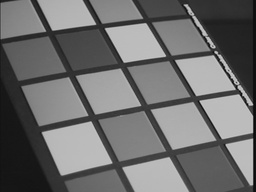
#> input picture test_image/img01.jpg, 256 x 192 px, shrunk from 640 x 480 before the run; the run also reads 1 picture not shown here
$ jupyter execute ken_iiyoshi_hough_transform_ver14_semi_primitive_line_segments_experimental.ipynb   (older library calls are emulated)
#> lines starting #> are read from the running program, lines starting #| are printed output that depends on the picture
# Hough Transform
Ken Iiyoshi (ki573)\
22 Sept 2019\
Instructor: Tadesse Mulugeta

## Hough Transform Line Parametrization

### 1) Show that if you use the line equation ρ = xcosθ + ysinθ, each image point (x, y) results in a sinusoid in (ρ, θ) Hough space. Relate the amplitude and phase of the sinusoid to the point (x, y).

Any given point (x,y) maps to ρ = xcosθ + ysinθ with a uniquely constrained x and y. ρ is a sum of two sinusoids, so it will also have a sinusoid in Hough space.

The output's amplitude corresponds to ρ_max, so it can be found by setting dρ/dθ =0:

dρ/dθ = 0 = -x sin(θ) + y cos(θ)\
x sin(θ) = y cos(θ)\
y/x = tan(θ)\
θ =arctan(y/x)

Plugging this into the line equation gives:\
ρ_max = sqrt(x^2 + y^2)

This is simply vector magnitude of the point from the origin. In fact, the vector's phase relative to the x-axis in the image space maps to the phase(θ) of the sinusoid in the Hough space. Thus:

phase = θ = arctan(y/x).

### 2) Why do we parametrize the line in terms (ρ, θ) instead of the slope and intercept (m, c)? Express the slope and intercept in terms of (ρ, θ).

The (m,c) parameter space is unbounded, where as the (ρ,θ) parameter space is bounded from 0 to 2π and 0 to ρ_max respectively. Rearranging the line equation into slope-intercept form:

ρ = xcosθ + ysinθ\
ysinθ = ρ - xcosθ\
y = -cotθ x + ρ/sinθ

Hence, slope= -cotθ and intercept = ρ/sinθ.

### 3) Assuming that the image points (x, y) are in an image of width W and height H, that is, x ∈ [1,W], y ∈ [1,H], what is the maximum absolute value of ρ, and what is the range for θ?

ρ_max = sqrt(x^2 + y^2) = sqrt(W^2 + H^2)\
-π/2 <= θ < π/2, since this range worked for the code below. (other ranges like 0 to 2π would work but to a lesser extent.) It seems cruicial to have a specific range as that affect the trigonometric ratio of the answer for drawing lines based on hough peaks.

### 4) For point (10,10) and points (20,20) and (30,30) in the image, plot the corresponding sinusoid waves in Hough space, and visualize how their intersection point defines the line. What is (m, c) for this line? Please use Matlab to plot the curves and report the result in your write-up.

As seen in the figure, the intersection point ia at (3π/4, 0). This means that ρ = xcosθ + ysinθ becomes:

0 = xcos(3π/4) + ysin(3π/4)\
0.7071067812x = 0.7071067812y\
y=x

Which is an exact linear fit for the three points (slope = 1, x/y-intercepts:0)!

MATLAB code:\
clear;\
theta = 0:0.01:2*pi;\
hold on;\
legend('(10,10)','(20,20)','(30,30)');\
title("Hough Transform of 3 points, (10,10), (20,20), and (30,30)")\
plot(theta,10*cos(theta) + 10*sin(theta))\
plot(theta,20*cos(theta) + 20*sin(theta))\
plot(theta,30*cos(theta) + 30*sin(theta))\
legend('(10,10)','(20,20)','(30,30)');\
grid on;\
saveas(gcf, 'hough_manual.jpg');\
hold off;

## Implementation

See the cell below for the code.\
\
Input image is located in the folder "test_images". Set the input address in the imread() functino to "test_images/test1.bmp" or "test_images/test2.bmp" to test each sample images respectively.\
\
Output image result for test1 and test2 is located in the folder "results/test1" and "results/test2" respectively. To ensure each results are saved in the correct folder, modify the output addresses for all imwrite() functions accordingly.\
\
Instead of using the P-Tile method, double thresholding was implemented. 3 different pairs of strong and weak thresholds were chosen to compare each of their edge detection performance. These are:

1. low_threshold - strong_threshold = 30, weak_threshold = 10
2. mid_threshold - strong_threshold = 40, weak_threshold = 20
3. high_threshold - strong_threshold = 50, weak_threshold = 30

For both test1.bmp and test2.bmp, high_threshold yielded binary edge images with least noise. However, mid_threshold and low_threshold yields more edges. For all three threshold settings, the detected percentage of edge pixels from the sample images ranged from 1 to 2 %. As the threshold increases, the detected percentage of edge pixels decrease, which is expected. In general strong_threshold larger than 50 would start losing track of key edges in the sample images, and less than 30 will detect too much noise. Similarly weak_threshold more than 30 will lose track of key edges and less than 10 will detecth too much noise, although most of the detected weak edges will be omitted through hysteresis.

[cell 1]
#imports
import cv2
import numpy as np
import math
from matplotlib import pyplot as plt
from matplotlib import colors

prewritt_horizontal =np.array([[1,0,-1],
                    [1,0,-1],
                    [1,0,-1]]);

prewritt_vertical =np.array([[1,1,1],
                     [0,0,0],
                     [-1,-1,-1]]);

sobel1 =np.array([[1,0,-1],
                 [2,0,-2],
                 [1,0,-1]]);

sobel2 =np.array([[1,2,1],
                  [0,0,0],
                  [-1,-2,-1]]);

gaussian =np.array([[1,1,2,2 ,2,1,1],
                    [1,2,2,4 ,2,2,1],
                    [2,2,4,8 ,4,2,2],
                    [2,4,8,16,8,4,2],
                    [2,2,4,8 ,4,2,2],
                    [1,2,2,4 ,2,2,1],
                    [1,1,2,2 ,2,1,1]]);

# read input image for edge detection
input_img = cv2.imread("test_image/img01.jpg",0);
#> input_img is the input picture: shape (192, 256); min 6, max 207, mean 109.7
#| Input size: (192, 256)

# declare image variables based on input image size
gradient_mag = np.zeros((input_img.shape)).astype(int);
gradient_angle = np.zeros((input_img.shape)).astype(int);
quant = np.zeros((input_img.shape)).astype(int);
suppressed = np.zeros((input_img.shape)).astype(int);
binary_edge_low = np.zeros((input_img.shape)).astype(int);
binary_edge_mid = np.zeros((input_img.shape)).astype(int);
binary_edge_high = np.zeros((input_img.shape)).astype(int);

[cell 2]
def filter (array,mask):
    kernel_sz = mask.shape[0];
    pad_sz = math.floor(kernel_sz/2);
    padded = np.zeros((array.shape[0]+2*pad_sz, array.shape[1]+2*pad_sz)).astype(int);

    # copy array content to padded matrix
    padded[pad_sz:pad_sz+array.shape[0],pad_sz:pad_sz+array.shape[1]]=array;

    # Put result in new array. Otherwise cv2-imported array will invert negative to positive.
    after_conv = np.zeros((array.shape)).astype(int)
    # convolve
    for i in range(pad_sz,padded.shape[0]-pad_sz):
        for j in range(pad_sz,padded.shape[1]-pad_sz):
            # cut out a window to input feed into convolution function. +1 for proper range
            window=np.zeros((mask.shape)).astype(int);
            window=padded[i-pad_sz:i+pad_sz+1,j-pad_sz:j+pad_sz+1];

            # prewitt filter (horizontal/vertical), otherwise gaussian
            if np.array_equal(mask,prewritt_horizontal) or np.array_equal(mask,prewritt_vertical):
                after_conv[i-pad_sz][j-pad_sz]=np.sum(np.multiply(window,mask));
            else:
                after_conv[i-pad_sz][j-pad_sz]=np.sum(np.multiply(window,mask))/np.sum(np.absolute(mask));
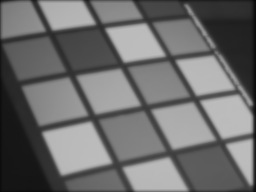
#> after_conv: shape (192, 256) int64; min 8, max 188, mean 108.5
    return after_conv

# P-Tile thresholding
def threshold(img,weak_threshold,strong_threshold,binary_edge):
    #most edge is below 255 so I chose lower value
    count=0
    for i in range(img.shape[0]):
        for j in range(img.shape[1]):
            if (img[i][j]>=strong_threshold):
                binary_edge[i][j]=255;
                count+=1;
            elif (img[i][j]>=weak_threshold):
                binary_edge[i][j]=127;
            else:
                binary_edge[i][j]=0;

    # Edge tracking by hysteresis
    for i in range(binary_edge.shape[0]):
        for j in range(binary_edge.shape[1]):
            if (binary_edge[i][j]==127):
                if (binary_edge[i-1][j-1]==255) or (binary_edge[i-1][j]==255) or (binary_edge[i-1][j+1]==255) or (img[i][j-1]==255) or (binary_edge[i][j]==255) or (binary_edge[i][j+1]==255) or (binary_edge[i+1][j-1]==255) or (binary_edge[i+1][j]==255) or (binary_edge[i+1][j+1]==255):
                    binary_edge[i][j]=255;
                    count+=1;
                else:
                    binary_edge[i][j]=0;

    print("Edge Pixel Count for strong_threshold = ",strong_threshold,", weak_threshold =", weak_threshold,":",count)
    print("\tEdge/Image Size Percentage:", round(100*count/binary_edge.size,1),"%")

    return binary_edge

[cell 3]
# Gaussian Smoothing
print("Input size:", input_img.shape)
output=filter(input_img,gaussian)
cv2.imwrite('results/test1/smooth.png',output)

# Gradient Operation
smooth = cv2.imread("results/test1/smooth.png",0);
gradient_horizontal=filter(smooth,prewritt_horizontal);
cv2.imwrite('results/test1/gradient_horizontal.png',gradient_horizontal);
gradient_vertical=filter(smooth,prewritt_vertical);
#> after the loop in filter (call 3), `for i in range(pad_sz,padded.shape[0]-pad_sz):`:
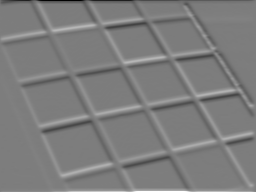
#> after_conv: shape (192, 256) int64; min -440, max 456, mean 0; drawn with min black and max white
cv2.imwrite('results/test1/gradient_vertical.png',gradient_vertical);

## Non-Maximum Suppression

# Gradient Magnitude & Direction
for i in range(input_img.shape[0]):
    for j in range(input_img.shape[1]):
        gradient_mag[i][j]=int((gradient_horizontal[i][j]**2+gradient_vertical[i][j]**2)**(1/2));
        if (gradient_horizontal[i][j]!=0):
            #arctan is in radians. multiply by 180/pi dy/dx
            gradient_angle[i][j]=(180/math.pi)*np.arctan(gradient_vertical[i][j]/gradient_horizontal[i][j]);
        #if dx=0, result is -90 or 90
        elif (gradient_vertical[i][j]>0):
            gradient_angle[i][j]=90;
        elif (gradient_vertical[i][j]<0):
            gradient_angle[i][j]=-90;
        # 0 if both dx and dy is 0
        else:
            gradient_angle[i][j]=0
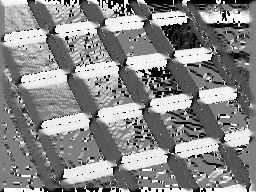
#> gradient_angle: shape (192, 256) int64; min -90, max 90, mean 6.1; drawn with min black and max white
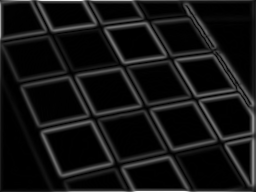
#> gradient_mag: shape (192, 256) int64; min 0, max 456, mean 36.7; drawn with min black and max white

cv2.imwrite('results/test1/gradient_mag.png',gradient_mag);

# Quantization bounds:
# 2:more than 67.5 or less than -67.5
# 1:22.5~67.5
# 0: -22.5~22.5
# 3:-67.5~-22.5
for i in range(input_img.shape[0]):
    for j in range(input_img.shape[1]):
        if (gradient_angle[i][j]> 67.5) or (gradient_angle[i][j]< -67.5):
            quant[i][j]=2;
        elif gradient_angle[i][j]> 22.5:
            quant[i][j]=1;
        elif gradient_angle[i][j]> -22.5:
            quant[i][j]=0;
        else:
            quant[i][j]=3;
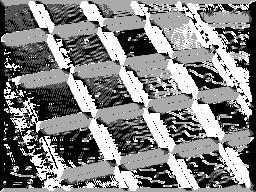
#> quant: shape (192, 256) int64; min 0, max 3, mean 1.52; drawn with min black and max white

# Non-Maxima Suppression
# +1, -1 to keep iteration within boundary
for i in range(1,input_img.shape[0]-1):
    # according to class lecture #2
    for j in range(1,input_img.shape[1]-1):
        if (quant[i][j]==2):
            if (gradient_mag[i][j]>gradient_mag[i-1][j]) and (gradient_mag[i][j]>gradient_mag[i+1][j]):
                suppressed[i][j]=gradient_mag[i][j];
        elif (quant[i][j]==1):
            if (gradient_mag[i][j]>gradient_mag[i+1][j-1]) and (gradient_mag[i][j]>gradient_mag[i-1][j+1]):
                suppressed[i][j]=gradient_mag[i][j];
        elif (quant[i][j]==0):
            if (gradient_mag[i][j]>gradient_mag[i][j-1]) and (gradient_mag[i][j]>gradient_mag[i][j+1]):
                suppressed[i][j]=gradient_mag[i][j];
        elif (quant[i][j]==3):
            if (gradient_mag[i][j]>gradient_mag[i-1][j-1]) and (gradient_mag[i][j]>gradient_mag[i+1][j+1]):
                suppressed[i][j]=gradient_mag[i][j];
        else:
            suppressed[i][j]=0
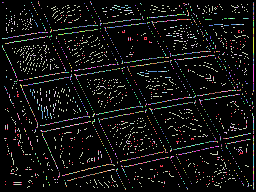
#> suppressed: shape (192, 256) int64; 227 distinct labels, from 0 to 264; one colour per label, 0 black
cv2.imwrite('results/test1/suppressed.png',suppressed);


# Double thresholding: weak_threshold for 3 different values. keep stronge_threshold unchanged for now.
# test1 : edge is 1% of image area
# test2 : edge is 2% of image area
stronge_threshold=30
weak_threshold = 10 #minimum percentage of edge
binary_edge_low = threshold(suppressed,weak_threshold, stronge_threshold, binary_edge_low)
#> after the loop in threshold, `for i in range(binary_edge.shape[0]):`:
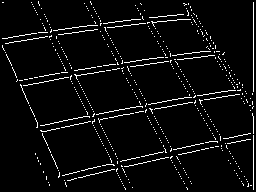
#> binary_edge: shape (192, 256) int64; 4.8% white in thin lines or dots
#| Edge Pixel Count for strong_threshold =  30 , weak_threshold = 10 : 2363
#| 	Edge/Image Size Percentage: 4.8 %
cv2.imwrite('results/test1/binary_edge_low_threshold.png',binary_edge_low);

stronge_threshold=40
weak_threshold = 20 #minimum percentage of edge
binary_edge_mid = threshold(suppressed,weak_threshold, stronge_threshold, binary_edge_mid)
#> call 2 of threshold, with weak_threshold = 20, strong_threshold = 40
#> after the loop in threshold (call 2), `for i in range(binary_edge.shape[0]):`:
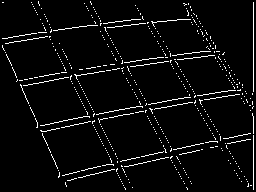
#> binary_edge: shape (192, 256) int64; 4.5% white in thin lines or dots
#| Edge Pixel Count for strong_threshold =  40 , weak_threshold = 20 : 2219
#| 	Edge/Image Size Percentage: 4.5 %
cv2.imwrite('results/test1/binary_edge_mid_threshold.png',binary_edge_mid);

stronge_threshold=50
weak_threshold = 30 #minimum percentage of edge
binary_edge_high = threshold(suppressed,weak_threshold, stronge_threshold, binary_edge_high)
#> call 3 of threshold, with weak_threshold = 30, strong_threshold = 50
#> after the loop in threshold (call 3), `for i in range(binary_edge.shape[0]):`:
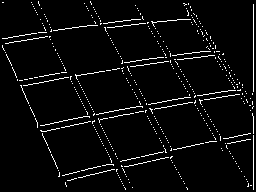
#> binary_edge: shape (192, 256) int64; 4.3% white in thin lines or dots
#| Edge Pixel Count for strong_threshold =  50 , weak_threshold = 30 : 2097
#| 	Edge/Image Size Percentage: 4.3 %
cv2.imwrite('results/test1/binary_edge_high_threshold.png',binary_edge_high);

[cell 4]
def hough(img, theta_resolution, rho_resolution):

    # rho_max = img diagonal size.
#> called with theta_resolution = 0.5, rho_resolution = 0.5
    rho_max = (img.shape[0]**2 + img.shape[1]**2)**(1/2);
#> rho_max = 320
    ""
    # Note: range stops 1 step short of terminating value. Hence, the ""+ rho_resolution".
    # 0 <= rho <= rho_max & -90 <= theta < 90.
    rho = np.arange(0, rho_max + rho_resolution, rho_resolution, dtype = np.float);
    # manual resolution at the moment.
    theta = np.arange(-90, 90, 1, dtype = np.float);
    print("theta size: ",len(theta))
    # Make accumulator
    accumulator = np.zeros((len(rho),len(theta))).astype(int);
#> accumulator: shape (641, 180) int64; every value is 0

    # move calculations outside of loop:
    y_max = img.shape[0];
#> y_max = 192
    x_max = img.shape[1];
#> x_max = 256
    theta_max = len(theta);
    print("img dimension: y_max =", y_max, ", x_max =", x_max);
#| img dimension: y_max = 192 , x_max = 256

    for y in range(y_max):
        for x in range(x_max):
            if (img[y][x] == 255):
                for phase in  range(-int(theta_max/2),int(theta_max/2)):

                    # if line equation works:
                    p = x * math.cos(phase/180*math.pi) + y * math.sin(phase/180*math.pi);

                    # to ensure correct indexing
                    p_index = int(p/rho_resolution)

                    # add vote to the pixel in parameter space
                    # +1, but use higher values for debugging.
                    accumulator[p_index][phase+90] = accumulator[p_index][phase+90] + 10;
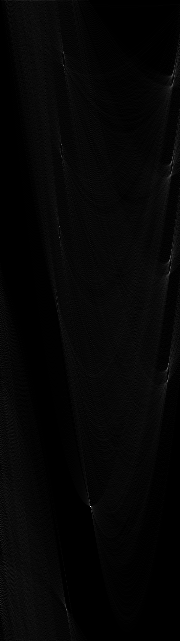
#> accumulator: shape (641, 180) int64; min 0, max 1640, mean 36.9; drawn with min black and max white

    return accumulator, theta, rho;

[cell 5]
def hough_peaks(A, number_of_peaks):

    peaks_theta_plot = [];  # Peaks' theta coordinates
    peaks_rho_plot = [];    # Peaks' rho coordinates
    peaks_score = [];       # Peaks' scores
    detected_peaks = 0;     # for counting number of detected peaks
    r = 15;                 # radius of area suppressing neighbors  intuitively picked.

    # cutoff value manually set.
    cutoff = math.floor(A.max()*0.10);

    theta_max = int(A.shape[1]);
    rho_max = A.shape[0];

    for p in range(rho_max): # p means rho
        for d in range(theta_max): # d refers to theta
            if (A[p][d] >= cutoff):

                detected_peaks = detected_peaks+1;    # increment detection count
                peaks_theta_plot.append(d);
                peaks_rho_plot.append(p);
                peaks_score.append(A[p][d])

                # Suppress peaks according to cutoff
                A[p-r:p+r+1,d-r:d+r+1] = np.where(A[p-r:p+r+1,d-r:d+r+1] >= cutoff, 0, A[p-r:p+r+1,d-r:d+r+1]);

    print("Number of detected_peaks:", detected_peaks);

    # if number_of_peaks exceeds detected_peaks:
    extra_count =  detected_peaks - number_of_peaks;
    if (extra_count <= 0):
        print("number_of_peaks exceeds detected_peaks. Returning", detected_peaks, "peaks.")
        return peaks_theta_plot, peaks_rho_plot

    # eliminate weakest candidates.
    while (extra_count > 0):
        min_score = min(peaks_score);
        for n in range(len(peaks_score)):
            # exit for loop to move on to popping.
            if (peaks_score[n] == min_score):
                break;
        peaks_score.pop(n);
        peaks_theta_plot.pop(n);
        peaks_rho_plot.pop(n);
        extra_count = extra_count - 1;     # update count

    return peaks_theta_plot, peaks_rho_plot

## Result

### hough( ) and hough_peak( )

[cell 6]
# Adjustable parameters:
theta_resolution = 0.5;
rho_resolution = 0.5;
number_of_peaks = 25;

# read edge-detected image, create hough image, save.
binary_img = cv2.imread("results/test1/binary_edge_low_threshold.png",0);
A, T, R = hough(binary_img, theta_resolution, rho_resolution);
#> T = 180 values from -90 to 89; R = 641 values from 0 to 320
cv2.imwrite('results/test1/accumulator.png',A);
#> (the rest of the program and of its run is left out)
